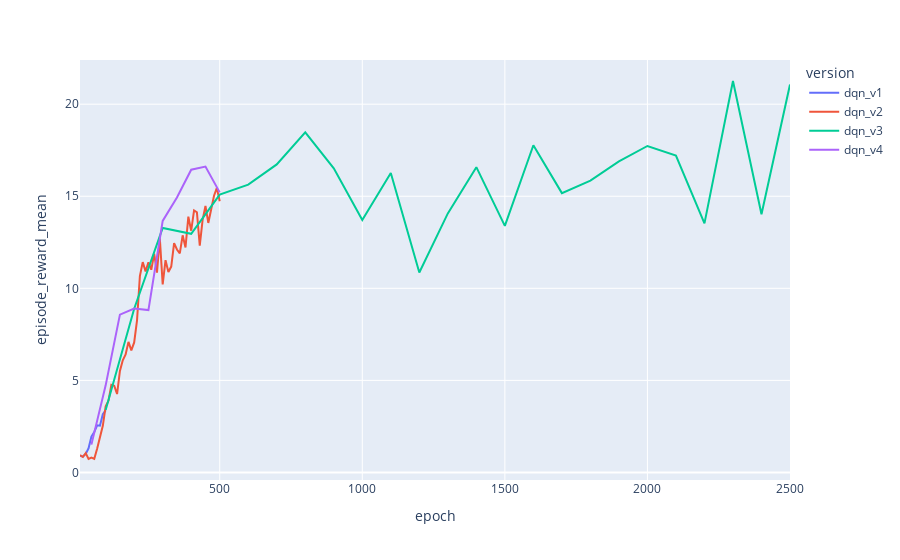
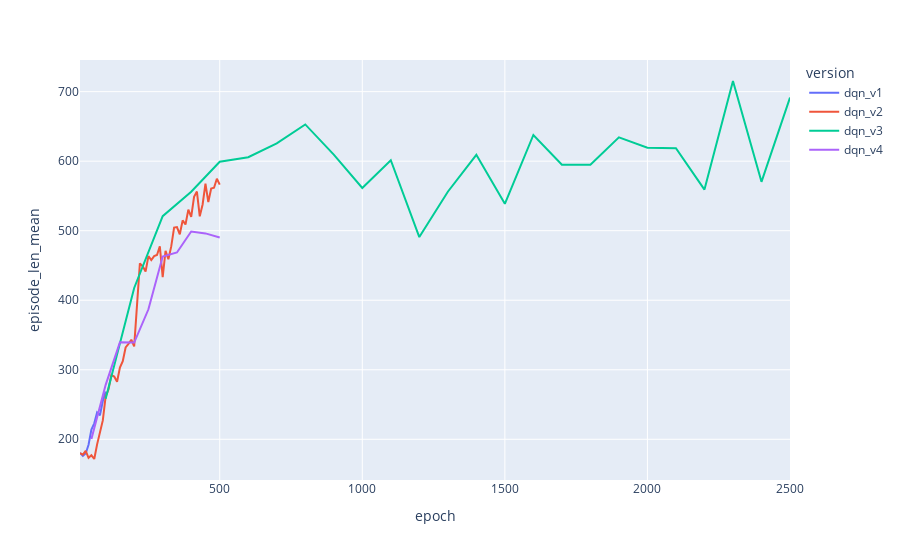

Notebook cell for these charts, in order:
### Code cell
plotResultsVsEpoch(data, ENV, VERSIONS, ['episode_reward_mean','episode_len_mean'])

### Figure 1 — Plotly figure (JSON) as saved in the notebook; plotly's stock layout.template omitted (floating-point values rounded to 4 significant figures)
{"data": [{"hovertemplate": "version=dqn_v1<br>epoch=%{x}<br>episode_reward_mean=%{y}<extra></extra>", "legendgroup": "dqn_v1", "line": {"color": "#636efa", "dash": "solid"}, "marker": {"symbol": "circle"}, "mode": "lines", "name": "dqn_v1", "orientation": "v", "showlegend": true, "type": "scatter", "x": [10, 20, 30, 40, 50, 60, 70, 80, 90, 100], "xaxis": "x", "y": [0.91, 0.86, 1.01, 1.31, 1.95, 2.2, 2.56, 2.54, 3.16, 3.37], "yaxis": "y"}, {"hovertemplate": "version=dqn_v2<br>epoch=%{x}<br>episode_reward_mean=%{y}<extra></extra>", "legendgroup": "dqn_v2", "line": {"color": "#EF553B", "dash": "solid"}, "marker": {"symbol": "circle"}, "mode": "lines", "name": "dqn_v2", "orientation": "v", "showlegend": true, "type": "scatter", "x": [10, 20, 30, 40, 50, 60, 70, 80, 90, 100, 110, 120, 130, 140, 150, 160, 170, 180, 190, 200, 210, 220, 230, 240, 250, 260, 270, 280, 290, 300, 310, 320, 330, 340, 350, 360, 370, 380, 390, 400, 410, 420, 430, 440, 450, 460, 470, 480, 490, 500], "xaxis": "x", "y": [0.94, 0.84, 1.05, 0.73, 0.81, 0.74, 1.29, 1.87, 2.53, 3.59, 3.9, 4.76, 4.71, 4.26, 5.51, 6.09, 6.41, 7.09, 6.63, 7.06, 8.26, 10.66, 11.42, 10.92, 11.41, 11.01, 11.88, 10.85, 12.72, 10.21, 11.53, 10.89, 11.18, 12.46, 12.11, 11.9, 12.88, 12.22, 13.89, 13.13, 14.23, 14.13, 12.32, 13.71, 14.48, 13.55, 14.24, 15.03, 15.45, 14.73], "yaxis": "y"}, {"hovertemplate": "version=dqn_v3<br>epoch=%{x}<br>episode_reward_mean=%{y}<extra></extra>", "legendgroup": "dqn_v3", "line": {"color": "#00cc96", "dash": "solid"}, "marker": {"symbol": "circle"}, "mode": "lines", "name": "dqn_v3", "orientation": "v", "showlegend": true, "type": "scatter", "x": [100, 200, 300, 400, 500, 600, 700, 800, 900, 1000, 1100, 1200, 1300, 1400, 1500, 1600, 1700, 1800, 1900, 2000, 2100, 2200, 2300, 2400, 2500], "xaxis": "x", "y": [3.39, 8.89, 13.28, 12.96, 15.09, 15.63, 16.73, 18.47, 16.52, 13.71, 16.26, 10.86, 14.07, 16.58, 13.39, 17.77, 15.17, 15.85, 16.89, 17.73, 17.21, 13.53, 21.26, 14.02, 21.07], "yaxis": "y"}, {"hovertemplate": "version=dqn_v4<br>epoch=%{x}<br>episode_reward_mean=%{y}<extra></extra>", "legendgroup": "dqn_v4", "line": {"color": "#ab63fa", "dash": "solid"}, "marker": {"symbol": "circle"}, "mode": "lines", "name": "dqn_v4", "orientation": "v", "showlegend": true, "type": "scatter", "x": [50, 100, 150, 200, 250, 300, 350, 400, 450, 500], "xaxis": "x", "y": [1.51, 4.73, 8.57, 8.9, 8.82, 13.66, 14.93, 16.44, 16.61, 15.21], "yaxis": "y"}], "layout": {"legend": {"title": {"text": "version"}, "tracegroupgap": 0}, "margin": {"t": 60}, "xaxis": {"anchor": "y", "domain": [0, 1], "title": {"text": "epoch"}}, "yaxis": {"anchor": "x", "domain": [0, 1], "title": {"text": "episode_reward_mean"}}}}

### Figure 2 — Plotly figure (JSON) as saved in the notebook; plotly's stock layout.template omitted (floating-point values rounded to 4 significant figures)
{"data": [{"hovertemplate": "version=dqn_v1<br>epoch=%{x}<br>episode_len_mean=%{y}<extra></extra>", "legendgroup": "dqn_v1", "line": {"color": "#636efa", "dash": "solid"}, "marker": {"symbol": "circle"}, "mode": "lines", "name": "dqn_v1", "orientation": "v", "showlegend": true, "type": "scatter", "x": [10, 20, 30, 40, 50, 60, 70, 80, 90, 100], "xaxis": "x", "y": [180.5, 176.2, 179.6, 192.2, 213.9, 222.9, 238.6, 234.7, 255.1, 268.8], "yaxis": "y"}, {"hovertemplate": "version=dqn_v2<br>epoch=%{x}<br>episode_len_mean=%{y}<extra></extra>", "legendgroup": "dqn_v2", "line": {"color": "#EF553B", "dash": "solid"}, "marker": {"symbol": "circle"}, "mode": "lines", "name": "dqn_v2", "orientation": "v", "showlegend": true, "type": "scatter", "x": [10, 20, 30, 40, 50, 60, 70, 80, 90, 100, 110, 120, 130, 140, 150, 160, 170, 180, 190, 200, 210, 220, 230, 240, 250, 260, 270, 280, 290, 300, 310, 320, 330, 340, 350, 360, 370, 380, 390, 400, 410, 420, 430, 440, 450, 460, 470, 480, 490, 500], "xaxis": "x", "y": [180.1, 177.8, 183.3, 173.3, 176.9, 171.7, 192.7, 208.8, 227.1, 261.6, 271.6, 292.3, 290.3, 282.7, 303.2, 312.3, 332.0, 337.3, 343.2, 333.6, 398.6, 453.1, 448.7, 441.2, 463.4, 457.9, 463.5, 465.1, 477.6, 433.1, 471.0, 459.1, 477.4, 504.6, 505.2, 494.9, 514.9, 509, 530.3, 520.0, 548.7, 556.3, 520.6, 537.7, 567.6, 541.1, 560.7, 561.8, 574.7, 566.3], "yaxis": "y"}, {"hovertemplate": "version=dqn_v3<br>epoch=%{x}<br>episode_len_mean=%{y}<extra></extra>", "legendgroup": "dqn_v3", "line": {"color": "#00cc96", "dash": "solid"}, "marker": {"symbol": "circle"}, "mode": "lines", "name": "dqn_v3", "orientation": "v", "showlegend": true, "type": "scatter", "x": [100, 200, 300, 400, 500, 600, 700, 800, 900, 1000, 1100, 1200, 1300, 1400, 1500, 1600, 1700, 1800, 1900, 2000, 2100, 2200, 2300, 2400, 2500], "xaxis": "x", "y": [258.3, 417.7, 521.0, 556.0, 599.1, 605.7, 625.5, 652.9, 609.4, 561.4, 601.4, 490.9, 556.1, 609.1, 538.7, 637.7, 594.9, 594.8, 634.3, 619.4, 618.7, 559.1, 715.3, 570.3, 691.5], "yaxis": "y"}, {"hovertemplate": "version=dqn_v4<br>epoch=%{x}<br>episode_len_mean=%{y}<extra></extra>", "legendgroup": "dqn_v4", "line": {"color": "#ab63fa", "dash": "solid"}, "marker": {"symbol": "circle"}, "mode": "lines", "name": "dqn_v4", "orientation": "v", "showlegend": true, "type": "scatter", "x": [50, 100, 150, 200, 250, 300, 350, 400, 450, 500], "xaxis": "x", "y": [200.3, 278.3, 339.5, 339.1, 387.0, 462.9, 468.7, 498.8, 496.1, 490.2], "yaxis": "y"}], "layout": {"legend": {"title": {"text": "version"}, "tracegroupgap": 0}, "margin": {"t": 60}, "xaxis": {"anchor": "y", "domain": [0, 1], "title": {"text": "epoch"}}, "yaxis": {"anchor": "x", "domain": [0, 1], "title": {"text": "episode_len_mean"}}}}
